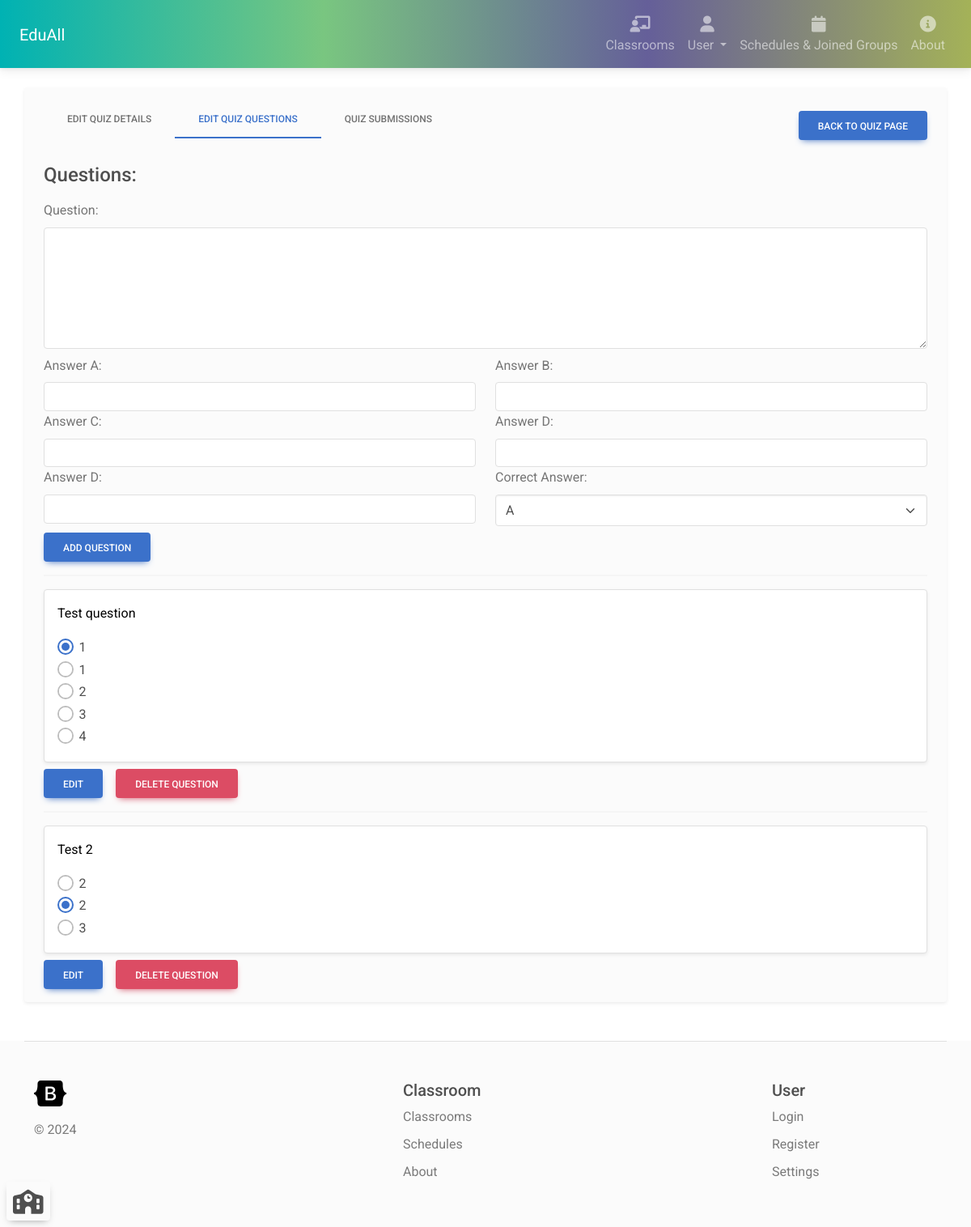
/classroom/quiz/2/questions (signed in), run on an earlier commit of the app's database.
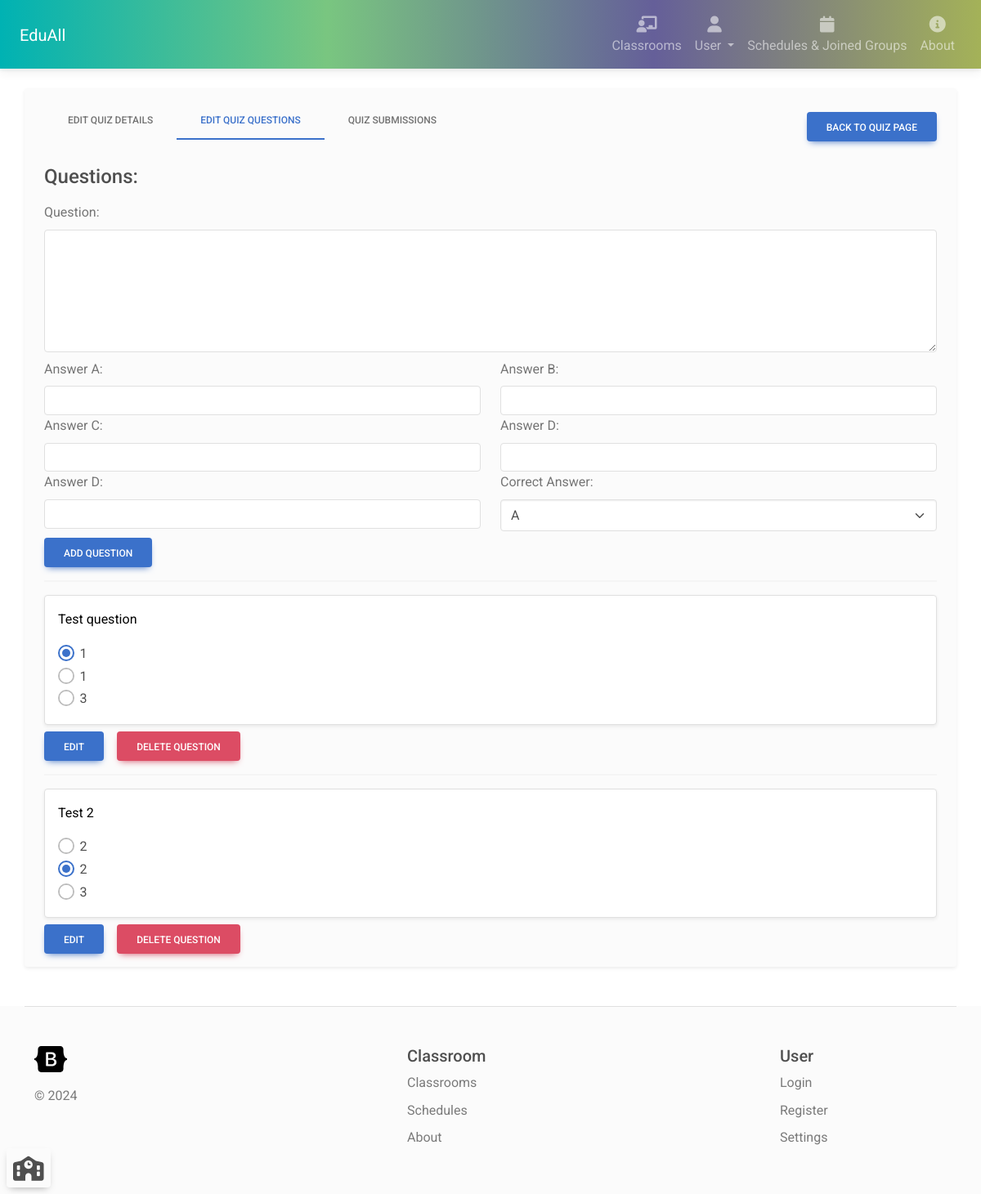
And on a later commit of the database.
### classroom_manager/models.py (models this page shows)
class QuizQuestion(models.Model):
    question = models.CharField(max_length=2000)
    quiz = models.ForeignKey(Quiz, on_delete=models.CASCADE)
    a = models.CharField(max_length=500)
    b = models.CharField(max_length=500)
    c = models.CharField(max_length=500)
    d = models.CharField(max_length=500)
    e = models.CharField(max_length=500)
    correct = models.CharField(max_length=1)
    def __str__(self):
        return self.question
    class Meta:
        constraints = [
            models.CheckConstraint(check=models.Q(correct__in=['a', 'b', 'c', 'd', 'e']), name='correct_answer_constraint')
        ]

### classroom_manager/views.py (the view)
# urls.py: path('classroom/quiz/<int:quizId>/questions', views.quizQuestionDetails, name="quiz_question_details"),
@login_required(login_url='login')
def quizQuestionDetails(request: HttpRequest, quizId: int):
    if request.method == 'GET':
        quiz = Quiz.objects.filter(id=quizId).first()
        if quiz == None:
            return render(request, '404page.html')
        questions = QuizQuestion.objects.filter(quiz=quiz).all()
        editingQuestionId = request.GET.get('editingQuestionId')
        try:
            editingQuestionId = int(editingQuestionId)
        except:
            editingQuestionId = None
        isCurrentUserTeacher = isTeacher(request.user.id, quiz.classroom.id)
        context = {'quiz': quiz, 'questions': questions, 'editingQuestionId': editingQuestionId, 'isTeacher': isCurrentUserTeacher}
        return render(request, 'quiz_question_details.html', context)
    else:
        return render(request, '404page.html')

### classroom_manager/views.py (called while the page is built)
def isTeacher(userId, classroomId):
    user = User.objects.filter(id=userId).first()
    classroom = Classroom.objects.filter(id=classroomId, teachers__id__contains=userId).first()
    if user == None or classroom == None:
        return False
    return True

### classroom_manager/templates/quiz_question_details.html (shortened to what the changed rows need)
{% extends 'navbar.html' %}
{% block content %}
<div class="tab-content" id="ex1-content">
    <div class="tab-pane fade show active" id="question-edit-tab" role="tabpanel" aria-labelledby="question-edit-tab-control">
        {% if questions %}
            <div>
                {% for question in questions %}
                <hr class="hr"/>
                {% if editingQuestionId != question.id %}
                <div class="border rounded-2 px-3 py-3 mb-0 mt-0 shadow-sm bg-white" style="">
                    <p class="text-black mt-0">{{ question }}</p>
                    <div class="form-check">
                        <input class="form-check-input" type="radio" name="{{ question.id }}" value="a" id="answerA{{ question.id }}"
                        {% if question.correct == 'a' %}checked{% endif %} readonly>
                        <label class="form-check-label" for="answerA{{ question.id }}">
                        {{ question.a}}
                        </label>
                    </div>
                    <div class="form-check">
                        <input class="form-check-input" type="radio" name="{{ question.id }}" value="b" id="answerB{{ question.id }}"
                        {% if question.correct == 'b' %}checked{% endif %} readonly>
                        <label class="form-check-label" for="answerB{{ question.id }}">
                        {{ question.b }}
                        </label>
                    </div>
                    {% if question.c %}
                        <div class="form-check">
                            <input class="form-check-input" type="radio" name="{{ question.id }}" value="c" id="answerC{{ question.id }}"
                            {% if question.correct == 'c' %}checked{% endif %} readonly>
                            <label class="form-check-label" for="answerC{{ question.id }}">
                            {{ question.c }}
                            </label>
                        </div>
                    {% endif %}
                    {% if question.d %}
                        <div class="form-check">
                            <input class="form-check-input" type="radio" name="{{ question.id }}" value="d" id="answerD{{ question.id }}"
                            {% if question.correct == 'd' %}checked{% endif %} readonly>
                            <label class="form-check-label" for="answerD{{ question.id }}">
                            {{ question.d }}
                            </label>
                        </div>
                    {% endif %}
                    {% if question.e %}
                        <div class="form-check">
                            <input class="form-check-input" type="radio" name="{{ question.id }}" value="e" id="answerE{{ question.id }}"
                            {% if question.correct == 'e' %}checked{% endif %} readonly>
                            <label class="form-check-label" for="answerE{{ question.id }}">
                            {{ question.e}}
                            </label>
                        </div>
                    {% endif %}
                </div>
                {% endif %}
                <div class="d-flex align-items-center mt-2">
                    {% if editingQuestionId is none or editingQuestionId != question.id %}
                    <a class="btn btn-primary" role="button"
                    href="{% url 'quiz_details' question.quiz.id %}?editingQuestionId={{ question.id }}">Edit</a>
                    {% endif %}
                    {% if isTeacher and editingQuestionId != question.id %}
                    <form class="ms-3" action="{% url 'edit_delete_question' question.id %}" method="post">
                        <button type="submit" class="btn btn-danger">Delete question</button>
                    </form>
                    {% endif %}
                </div>
                {% endfor %}
            </div>
        {% endif %}
    </div>
</div>
{% endblock %}

What changed in the data, as far as the page shows it:
changed QuizQuestion "Test question": correct "☐ 2" → "☐ 3"; c "2" → "3"; correct "☐ 3" → (not shown); d "3" → (not shown); correct "☐ 4" → (not shown); e "4" → (not shown)
